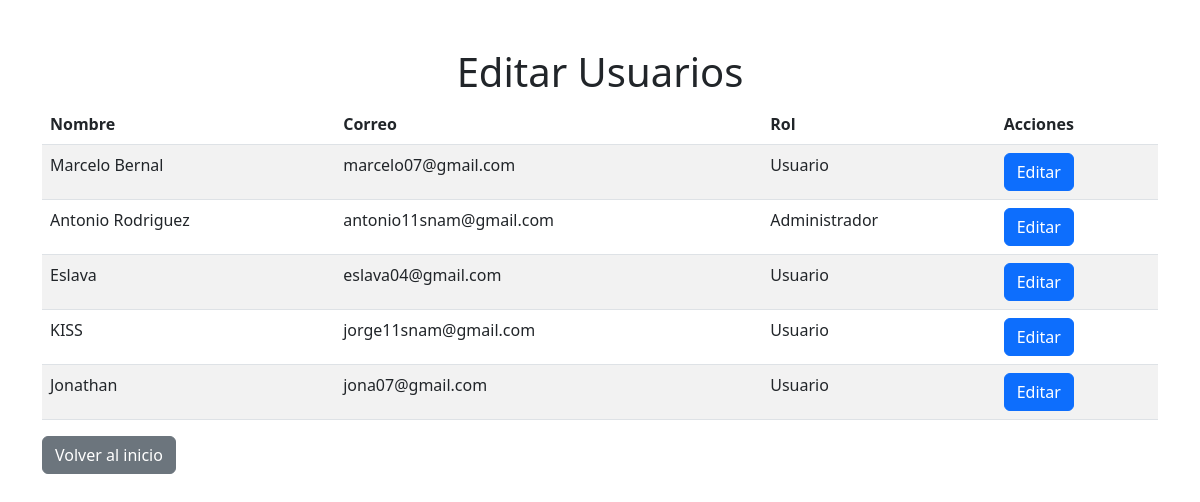
Screenshot of /admin_motos/controller/edit_users.php (signed in) with the database file from the repository.
### tables this page shows
CREATE TABLE `usuarios` (
  `id` int(11) NOT NULL,
  `nombre` varchar(50) NOT NULL,
  `correo` varchar(100) NOT NULL,
  `contrasena` varchar(255) NOT NULL,
  `rol` enum('usuario','administrador') NOT NULL DEFAULT 'usuario',
  `email` varchar(100) NOT NULL
);

### admin_motos/controller/edit_users.php (the view, shortened to what this page needs)
<?php
include 'db.php';
$stmt = $conn->prepare("SELECT * FROM usuarios");
$stmt->execute();
$usuarios = $stmt->get_result();
?>
<!DOCTYPE html>
<html lang="es">
<head>
    <link href="https://cdn.jsdelivr.net/npm/bootstrap@5.3.0/dist/css/bootstrap.min.css" rel="stylesheet">
</head>
<body>
    <div class="container mt-5">
        <h1 class="text-center">Editar Usuarios</h1>
        <table class="table table-striped">
            <thead>
                <tr>
                    <th>Nombre</th>
                    <th>Correo</th>
                    <th>Rol</th>
                    <th>Acciones</th>
                </tr>
            </thead>
            <tbody>
                <?php while ($usuario = $usuarios->fetch_assoc()): ?>
                    <tr>
                        <td><?= $usuario['nombre'] ?></td>
                        <td><?= $usuario['correo'] ?></td>
                        <td><?= ucfirst($usuario['rol']) ?></td>
                        <td>
                            <a href="edit_user.php?id=<?= $usuario['id'] ?>" class="btn btn-primary">Editar</a>
                        </td>
                    </tr>
                <?php endwhile; ?>
            </tbody>
        </table>
        <a href="index.php" class="btn btn-secondary">Volver al inicio</a>
    </div>
</body>
</html>

### rows the page displays
usuarios: nombre "Marcelo Bernal", correo "marcelo07@gmail.com", rol "Usuario"
usuarios: nombre "Antonio Rodriguez", correo "antonio11snam@gmail.com", rol "Administrador"
usuarios: nombre "Eslava", correo "eslava04@gmail.com", rol "Usuario"
usuarios: nombre "KISS", correo "jorge11snam@gmail.com", rol "Usuario"
usuarios: nombre "Jonathan", correo "jona07@gmail.com", rol "Usuario"
